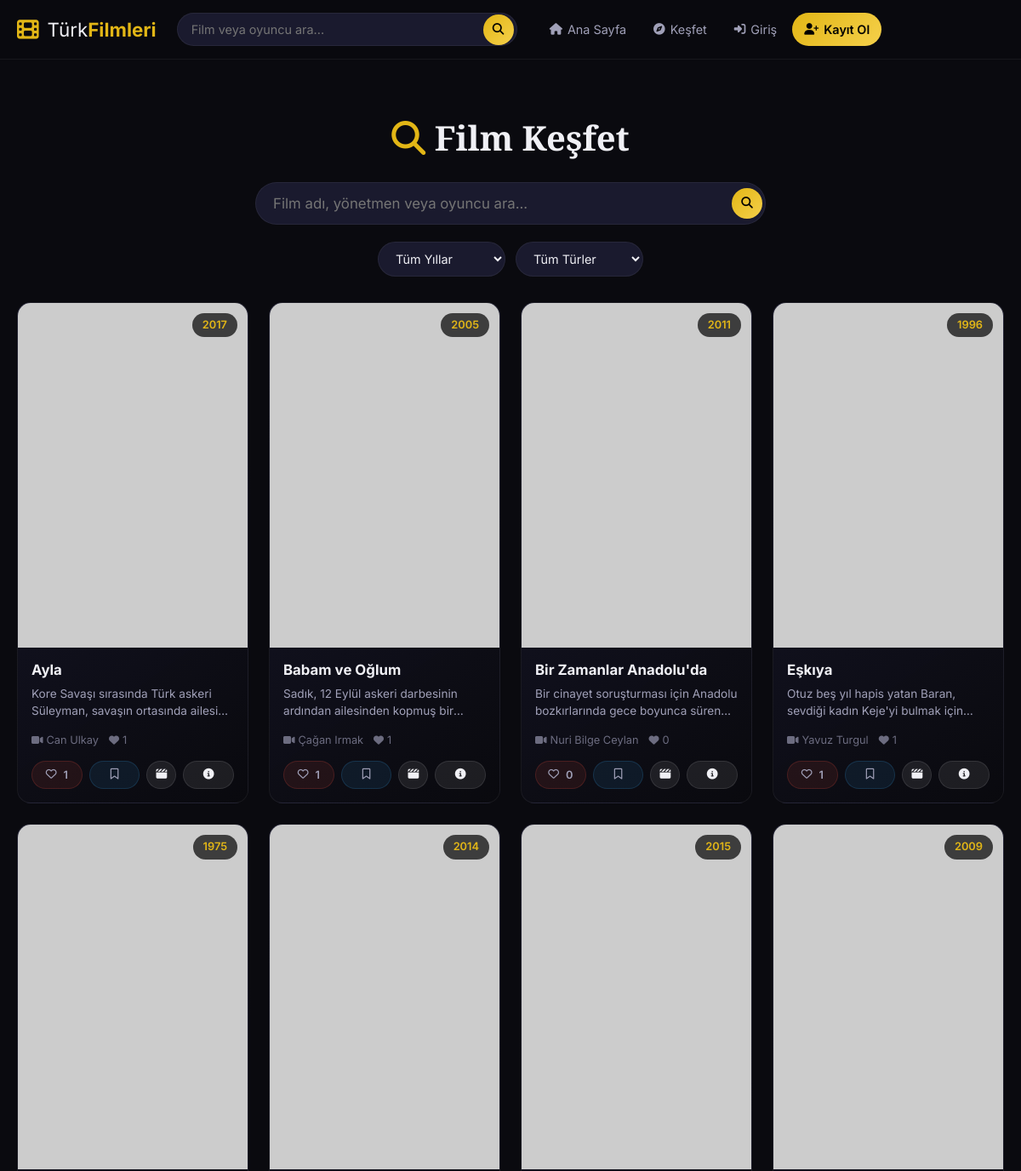
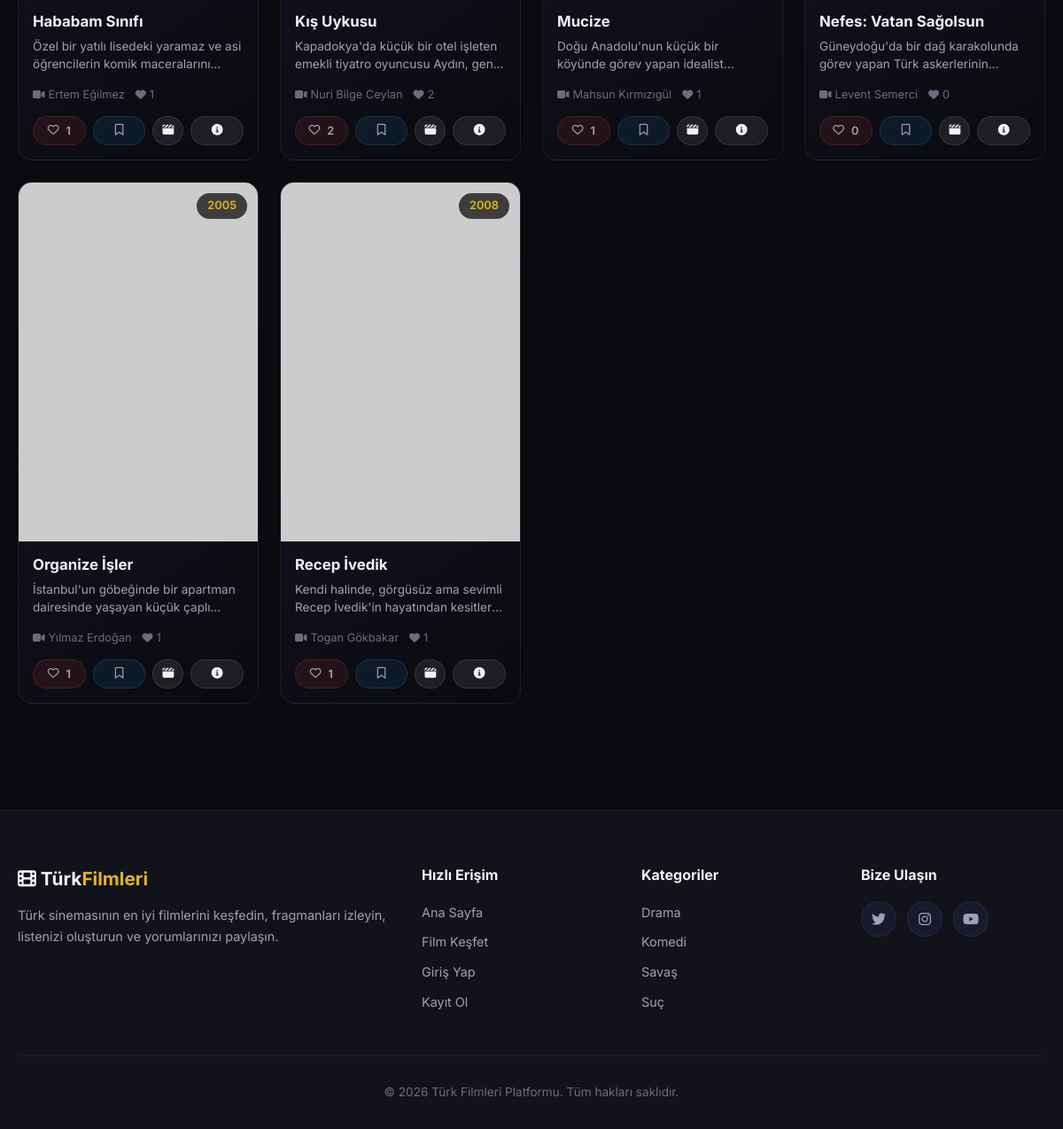
Screenshot of /search.php with the database file from the repository (2 pictures, top to bottom).
### tables this page shows
CREATE TABLE `movies` (
  `id` INTEGER PRIMARY KEY AUTOINCREMENT,
  `title` VARCHAR(255) NOT NULL,
  `year` INTEGER NOT NULL,
  `description` TEXT NOT NULL,
  `poster_url` VARCHAR(500) DEFAULT NULL,
  `cover_url` VARCHAR(500) DEFAULT NULL,
  `director` VARCHAR(100) DEFAULT NULL,
  `genre` VARCHAR(100) DEFAULT NULL,
  `duration` INT DEFAULT NULL ,
  `created_at` DATETIME NOT NULL DEFAULT CURRENT_TIMESTAMP,
  `updated_at` DATETIME DEFAULT NULL 
);

### includes/functions.php (called while the page is built, shortened)
<?php
function youtube_url_to_embed(string $url): string|false
{
    $url = trim($url);
    $video_id = '';
    if (preg_match('/youtube\.com\/watch\?v=([a-zA-Z0-9_-]{11})/', $url, $matches)) {
        $video_id = $matches[1];
    }
    elseif (preg_match('/youtu\.be\/([a-zA-Z0-9_-]{11})/', $url, $matches)) {
        $video_id = $matches[1];
    }
    elseif (preg_match('/youtube\.com\/embed\/([a-zA-Z0-9_-]{11})/', $url, $matches)) {
        $video_id = $matches[1];
    }
    elseif (preg_match('/youtube\.com\/v\/([a-zA-Z0-9_-]{11})/', $url, $matches)) {
        $video_id = $matches[1];
    }
    return "https://www.youtube.com/embed/{$video_id}";
}
function get_movie_trailer_url(PDO $pdo, int $movie_id): string|false
{
    $stmt = $pdo->prepare("SELECT youtube_url FROM movie_videos WHERE movie_id = ? AND video_type = 'trailer' ORDER BY created_at ASC LIMIT 1");
    $stmt->execute([$movie_id]);
    $youtube_url = $stmt->fetchColumn();
    return youtube_url_to_embed($youtube_url);
}
function e(string $string): string
{
    return htmlspecialchars($string, ENT_QUOTES, 'UTF-8');
}
function is_logged_in(): bool
{
    return isset($_SESSION['user_id']) && !empty($_SESSION['user_id']);
}
function truncate(string $text, int $length = 150): string
{
    return mb_substr($text, 0, $length) . '...';
}

### search.php (the view, shortened to what this page needs)
<?php
require_once INCLUDES_PATH . '/db.php';
require_once INCLUDES_PATH . '/functions.php';
$query = trim($_GET['q'] ?? '');
$year_filter = $_GET['year'] ?? '';
$genre_filter = $_GET['genre'] ?? '';
$sql = "SELECT m.*, COUNT(l.id) as like_count FROM movies m LEFT JOIN likes l ON m.id = l.movie_id WHERE 1=1";
$params = [];
$sql .= " GROUP BY m.id ORDER BY m.title ASC";
$stmt = $pdo->prepare($sql);
$stmt->execute($params);
$results = $stmt->fetchAll();
require_once INCLUDES_PATH . '/header.php';
require_once INCLUDES_PATH . '/navbar.php';
?>
<div class="container">
    <div class="search-page-header">
        <h1><i class="fas fa-search" style="color: var(--accent-gold)"></i> Film Keşfet</h1>
        <div class="search-page-form">
            <form action="" method="GET" class="search-form">
                <input type="text" name="q" value="<?= e($query) ?>" placeholder="Film adı, yönetmen veya oyuncu ara...">
                <button type="submit"><i class="fas fa-search"></i></button>
            </form>
        </div>
        <div class="search-filters">
            <form action="" method="GET" id="filterForm" style="display: flex; gap: 12px; flex-wrap: wrap; justify-content: center;">
                <select name="year" onchange="this.form.submit()">
                    <option value="">Tüm Yıllar</option>
                </select>
                <select name="genre" onchange="this.form.submit()">
                    <option value="">Tüm Türler</option>
                </select>
            </form>
        </div>
    </div>
    <section class="section" style="padding-top: 0;">
        <?php if (empty($results) && (!empty($query) || !empty($year_filter) || !empty($genre_filter))): ?>
            <div class="no-results">
                <i class="fas fa-search"></i>
                <h3>Sonuç bulunamadı</h3>
                <p>Farklı anahtar kelimeler veya filtreler deneyin.</p>
            </div>
        <?php else: ?>
            <div class="movies-grid">
                <?php foreach ($results as $movie): ?>
                    <?php
                    $like_count = $movie['like_count'] ?? 0;
                    $is_liked = is_logged_in() ? has_user_liked($pdo, $movie['id'], $_SESSION['user_id']) : false;
                    $in_watchlist = is_logged_in() ? is_in_watchlist($pdo, $movie['id'], $_SESSION['user_id']) : false;
                    $trailer_url = get_movie_trailer_url($pdo, $movie['id']);
                    $poster = (!empty($movie['cover_url']) ? $movie['cover_url'] : ($movie['poster_url'] ?: 'https://via.placeholder.com/300x450/1a1a2e/e2b616?text=' . urlencode($movie['title'])));
                    ?>
                    <div class="movie-card">
                        <div class="movie-card-poster">
                            <img src="<?= e($poster) ?>" alt="<?= e($movie['title']) ?>" loading="lazy"
                                 onerror="this.src='https://via.placeholder.com/300x450/1a1a2e/e2b616?text=Film'">
                            <span class="movie-card-year"><?= e($movie['year']) ?></span>
                        </div>
                        <div class="movie-card-body">
                            <h3 class="movie-card-title"><a href="<?= SITE_URL ?>/movie.php?id=<?= $movie['id'] ?>"><?= e($movie['title']) ?></a></h3>
                            <p class="movie-card-desc"><?= e(truncate($movie['description'], 80)) ?></p>
                            <div class="movie-card-meta">
                                <?php if ($movie['director']): ?>
                                    <span><i class="fas fa-video"></i> <?= e($movie['director']) ?></span>
                                <?php endif; ?>
                                <span><i class="fas fa-heart"></i> <?= $like_count ?></span>
                            </div>
                            <div class="movie-card-actions">
                                <button class="btn btn-like btn-sm <?= $is_liked ? 'active' : '' ?>" data-movie-id="<?= $movie['id'] ?>">
                                    <i class="<?= $is_liked ? 'fas' : 'far' ?> fa-heart"></i> <span class="like-count"><?= $like_count ?></span>
                                </button>
                                <button class="btn btn-watchlist btn-sm <?= $in_watchlist ? 'active' : '' ?>" data-movie-id="<?= $movie['id'] ?>">
                                    <i class="<?= $in_watchlist ? 'fas' : 'far' ?> fa-bookmark"></i>
                                </button>
                                <?php if ($trailer_url): ?>
                                    <a href="<?= e($trailer_url) ?>" class="btn btn-secondary btn-sm trailer-btn" target="_blank" rel="noopener"><i class="fas fa-clapperboard"></i></a>
                                <?php endif; ?>
                                <a href="<?= SITE_URL ?>/movie.php?id=<?= $movie['id'] ?>" class="btn btn-secondary btn-sm"><i class="fas fa-info-circle"></i></a>
                            </div>
                        </div>
                    </div>
                <?php endforeach; ?>
            </div>
        <?php endif; ?>
    </section>
</div>
<?php require_once INCLUDES_PATH . '/footer.php'; ?>

### rows the page displays
movies: year "2017", title "Ayla", description "Kore Savaşı sırasında Türk askeri Süleyman, savaşın ortasında…", director "Can Ulkay", like_count "1"
movies: year "2005", title "Babam ve Oğlum", description "Sadık, 12 Eylül askeri darbesinin ardından ailesinden kopmuş…", director "Çağan Irmak", like_count "1"
movies: year "2011", title "Bir Zamanlar Anadolu'da", description "Bir cinayet soruşturması için Anadolu bozkırlarında gece boyunca…", director "Nuri Bilge Ceylan", like_count "0"
movies: year "1996", title "Eşkıya", description "Otuz beş yıl hapis yatan Baran, sevdiği kadın Keje'yi bulmak…", director "Yavuz Turgul", like_count "1"
movies: year "1975", title "Hababam Sınıfı", description "Özel bir yatılı lisedeki yaramaz ve asi öğrencilerin komik…", director "Ertem Eğilmez", like_count "1"
movies: year "2014", title "Kış Uykusu", description "Kapadokya'da küçük bir otel işleten emekli tiyatro oyuncusu Aydın,…", director "Nuri Bilge Ceylan", like_count "2"
movies: year "2015", title "Mucize", description "Doğu Anadolu'nun küçük bir köyünde görev yapan…", director "Mahsun Kırmızıgül", like_count "1"
movies: year "2009", title "Nefes: Vatan Sağolsun", description "Güneydoğu'da bir dağ karakolunda görev yapan Türk…", director "Levent Semerci", like_count "0"
movies: year "2005", title "Organize İşler", description "İstanbul'un göbeğinde bir apartman dairesinde yaşayan küçük…", director "Yılmaz Erdoğan", like_count "1"
movies: year "2008", title "Recep İvedik", description "Kendi halinde, görgüsüz ama sevimli Recep İvedik'in hayatından…", director "Togan Gökbakar", like_count "1"
